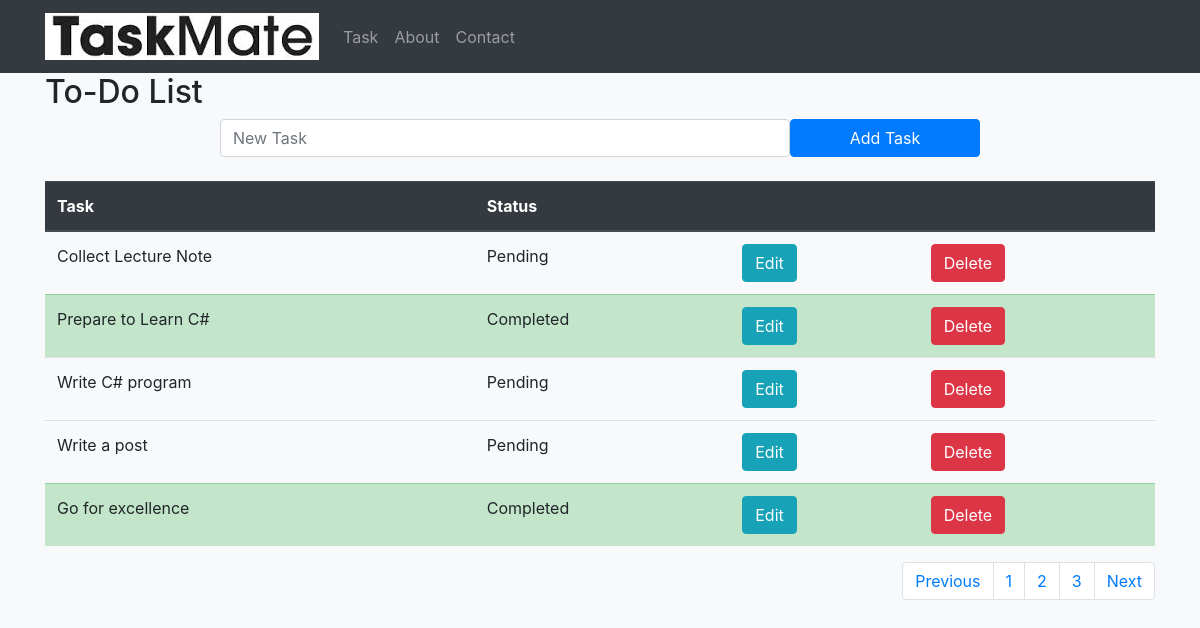
Page /task/?pg=2 on the committed database.
### todolist_app/models.py (models this page shows, shortened)
class TaskList(models.Model):
    task = models.CharField(max_length=300)
    done = models.BooleanField(default=False)

### todolist_app/views.py (the view)
# urls.py: path('', views.todolist, name="todolist"),
def todolist(request):
    if request.method == "POST":
        form = TaskForm(request.POST or None)
        if form.is_valid():
            form.save()
            messages.success(request, "New Task Added!")
        return redirect('todolist')
    else:
        all_task = TaskList.objects.all()
        paginator = Paginator(all_task, 5)
        page = request.GET.get('pg')
        all_task = paginator.get_page(page)
        return render(request, 'todolist.html', {'all_task': all_task, 'welcome_text': 'To-Do List'})

### todolist_app/templates/todolist.html (shortened to what this page needs)
{% extends 'base.html' %}  {% block content %}
<h2>{{welcome_text}}</h2>
<form method="POST" class="row">
  <label class="col-lg-2"></label>
  <input
    type="text"
    class="form-control col-lg-6"
    placeholder="New Task"
    name="task"
  />
  <button type="submit" class="btn btn-primary col-lg-2">Add Task</button>
  <label class="col-lg-2"></label>
</form>
<br />
<table class="table">
  <thead class="thead-dark">
    <tr>
      <th scope="col">Task</th>
      <th scope="col">Status</th>
      <th scope="col"></th>
      <th scope="col"></th>
    </tr>
  </thead>
  <tbody>
    {%if all_task%} {% for obj in all_task %} {%if obj.done%}
    <tr class="table-success">
      <td>{{obj.task}}</td>
      <td>Completed</td>
      <td><a href="{% url 'edit_task' obj.id %}"><button type="button" class="btn btn-info">Edit</button></a></td>
      <td><a href="{% url 'delete_task' obj.id %}"><button type="button" class="btn btn-danger">Delete</button></a></td>
    </tr>
    {%else %}
    <tr>
      <td>{{obj.task}}</td>
      <td>Pending</td>
      <td><a href="{% url 'edit_task' obj.id %}"><button type="button" class="btn btn-info">Edit</button></a></td>
      <td><a href="{% url 'delete_task' obj.id %}"><button type="button" class="btn btn-danger">Delete</button></a></td>
    </tr>
    {%endif%} {% endfor %} {%endif%}
  </tbody>
</table>
<nav aria-label="Page navigation example">
  <ul class="pagination justify-content-end">
    {% if all_task.has_previous%}
    <li class="page-item">
      <a class="page-link" href="?pg={{ all_task.previous_page_number }}"
        >Previous</a
      >
    </li>
    <li class="page-item">
      <a class="page-link" href="?pg={{ all_task.previous_page_number }}"
        >{{ all_task.previous_page_number }}</a
      >
    </li>
    {% else %}
    <li class="page-item disabled">
      <a class="page-link" href="?pg=1">Previous</a>
    </li>
    {% endif %}
    <li class="page-item">
      <a class="page-link" href="?pg={{all_task.number}}"
        >{{all_task.number}}</a
      >
    </li>
    {% if all_task.has_next %}
    <li class="page-item">
      <a class="page-link" href="?pg={{all_task.next_page_number}}"
        >{{all_task.next_page_number}}</a
      >
    </li>
    <li class="page-item">
      <a class="page-link" href="?pg={{all_task.next_page_number}}">Next</a>
    </li>
    {% else %}
    <li class="page-item disabled">
      <a class="page-link" href="?pg=1">Next</a>
    </li>
    {% endif %}
  </ul>
</nav>
{% endblock content %}

### rows in the picture
TaskList: task "Collect Lecture Note"
TaskList: task "Prepare to Learn C#"
TaskList: task "Write C# program"
TaskList: task "Write a post"
TaskList: task "Go for excellence"

### other values in the picture
{{ welcome_text }} "To-Do List"
{{ all_task.previous_page_number }} "1"
{{ all_task.number }} "2"
{{ all_task.next_page_number }} "3"
